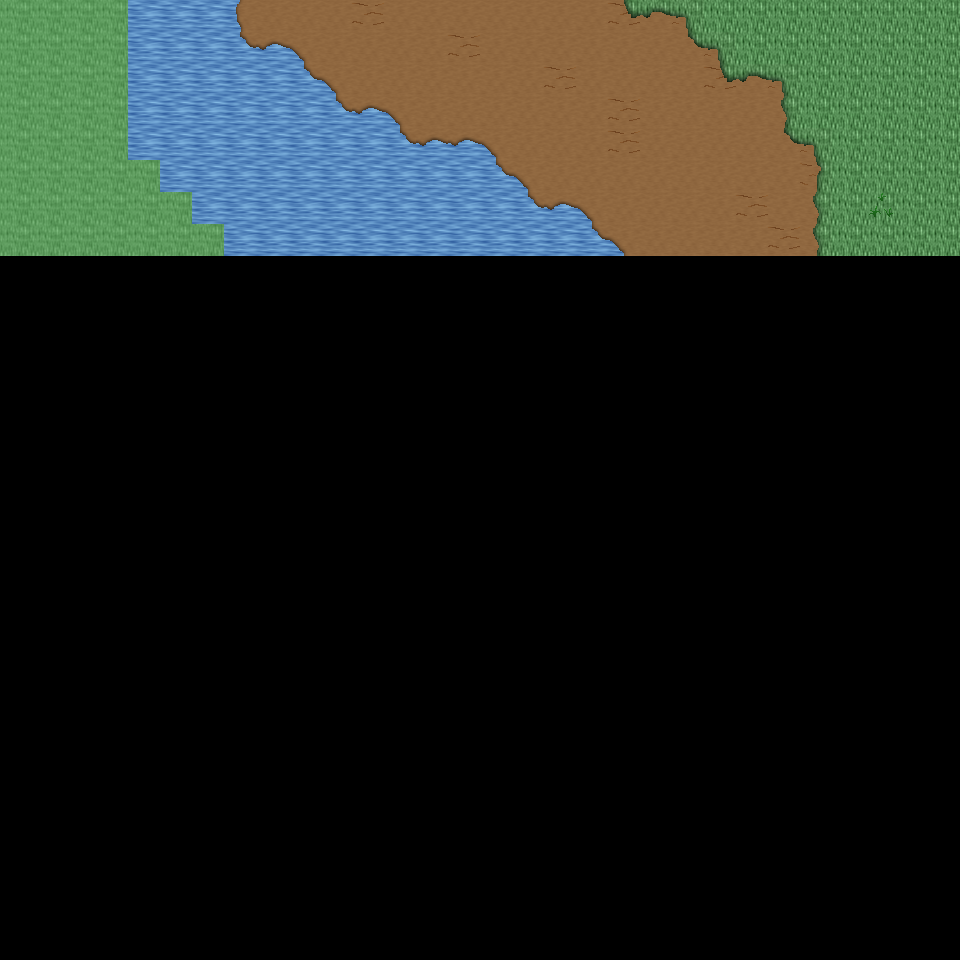

The image is a tile-based game level rendered from a .tmx file. Its description and source (layers, tilesets, objects; grid data summarised) follow:
An orthogonal 30x30 tile map with 32x32 px tiles, 6 tile layers (Ground, Object, Object2, Above, ...), 23 tilesets and 2 objects (2x mapExit).

<map version="1.0" orientation="orthogonal" renderorder="right-down" width="30" height="30" tilewidth="32" tileheight="32" nextobjectid="3">
  <tileset firstgid="1" name="tileset_ground_ground" tilewidth="32" tileheight="32" tilecount="33" columns="3">
    <image source="../drawable/tileset_ground_ground.png" width="96" height="352" />
  </tileset>
  <tileset firstgid="34" name="tileset_ground_water_pool" tilewidth="32" tileheight="32" tilecount="72" columns="3">
    <image source="../drawable/tileset_ground_water_pool.png" width="96" height="768" />
  </tileset>
  <tileset firstgid="106" name="tileset_ground_ridge_earth_dark" tilewidth="32" tileheight="32" tilecount="96" columns="12">
    <image source="../drawable/tileset_ground_ridge_earth_dark.png" width="384" height="256" />
  </tileset>
  <tileset firstgid="202" name="tileset_ground_ridge_earth_pale" tilewidth="32" tileheight="32" tilecount="96" columns="12">
    <image source="../drawable/tileset_ground_ridge_earth_pale.png" width="384" height="256" />
  </tileset>
  <tileset firstgid="298" name="tileset_ground_grass_edges" tilewidth="32" tileheight="32" tilecount="36" columns="12">
    <image source="../drawable/tileset_ground_grass_edges.png" width="384" height="96" />
  </tileset>
  <tileset firstgid="334" name="tileset_ground_grass_corners" tilewidth="32" tileheight="32" tilecount="24" columns="6">
    <image source="../drawable/tileset_ground_grass_corners.png" width="192" height="128" />
  </tileset>
  <tileset firstgid="358" name="tileset_ground_earth_edges" tilewidth="32" tileheight="32" tilecount="18" columns="6">
    <image source="../drawable/tileset_ground_earth_edges.png" width="192" height="96" />
  </tileset>
  <tileset firstgid="376" name="tileset_ground_rock_pebbles" tilewidth="32" tileheight="32" tilecount="3" columns="1">
    <image source="../drawable/tileset_ground_rock_pebbles.png" width="32" height="96" />
  </tileset>
  <tileset firstgid="379" name="tileset_ground_ladder_steps" tilewidth="32" tileheight="32" tilecount="6" columns="3">
    <image source="../drawable/tileset_ground_ladder_steps.png" width="96" height="64" />
  </tileset>
  <tileset firstgid="385" name="tileset_plant_grasses" tilewidth="32" tileheight="32" tilecount="6" columns="3">
    <image source="../drawable/tileset_plant_grasses.png" width="96" height="64" />
  </tileset>
  <tileset firstgid="391" name="tileset_plant_flower_daisy_red" tilewidth="32" tileheight="32" tilecount="8" columns="2">
    <image source="../drawable/tileset_plant_flower_daisy_red.png" width="64" height="128" />
  </tileset>
  <tileset firstgid="399" name="tileset_plant_flower_daisy_yellow" tilewidth="32" tileheight="32" tilecount="8" columns="2">
    <image source="../drawable/tileset_plant_flower_daisy_yellow.png" width="64" height="128" />
  </tileset>
  <tileset firstgid="407" name="tileset_plant_flower_daisy_blue" tilewidth="32" tileheight="32" tilecount="8" columns="2">
    <image source="../drawable/tileset_plant_flower_daisy_blue.png" width="64" height="128" />
  </tileset>
  <tileset firstgid="415" name="tileset_item_corpse_huge_animal" tilewidth="32" tileheight="32" tilecount="16" columns="2">
    <image source="../drawable/tileset_item_corpse_huge_animal.png" width="64" height="256" />
  </tileset>
  <tileset firstgid="431" name="tileset_item_pot_dark_barrel" tilewidth="32" tileheight="32" tilecount="2" columns="1">
    <image source="../drawable/tileset_item_pot_dark_barrel.png" width="32" height="64" />
  </tileset>
  <tileset firstgid="433" name="tileset_item_statue_green_stone" tilewidth="32" tileheight="32" tilecount="12" columns="4">
    <image source="../drawable/tileset_item_statue_green_stone.png" width="128" height="96" />
  </tileset>
  <tileset firstgid="445" name="tileset_logic_creature_orc" tilewidth="32" tileheight="32" tilecount="6" columns="6">
    <image source="../drawable/tileset_logic_creature_orc.png" width="192" height="32" />
  </tileset>
  <tileset firstgid="451" name="tileset_logic_creature_animal" tilewidth="32" tileheight="32" tilecount="32" columns="8">
    <image source="../drawable/tileset_logic_creature_animal.png" width="256" height="128" />
  </tileset>
  <tileset firstgid="483" name="tileset_logic_portal" tilewidth="32" tileheight="32" tilecount="24" columns="8">
    <image source="../drawable/tileset_logic_portal.png" width="256" height="96" />
  </tileset>
  <tileset firstgid="507" name="tileset_logic_collision" tilewidth="32" tileheight="32" tilecount="1" columns="1">
    <image source="../drawable/tileset_logic_collision.png" width="32" height="32" />
  </tileset>
  <tileset firstgid="508" name="tileset_plant_tree_spruce" tilewidth="32" tileheight="32" tilecount="6" columns="2">
    <image source="../drawable/tileset_plant_tree_spruce.png" width="64" height="96" />
  </tileset>
  <tileset firstgid="514" name="tileset_plant_tree_taller_trees" tilewidth="32" tileheight="32" tilecount="32" columns="8">
    <image source="../drawable/tileset_plant_tree_taller_trees.png" width="256" height="128" />
  </tileset>
  <tileset firstgid="546" name="tileset_plant_bush_bush_mult_colored" tilewidth="32" tileheight="32" tilecount="6" columns="3">
    <image source="../drawable/tileset_plant_bush_bush_mult_colored.png" width="96" height="64" />
  </tileset>
  <layer name="Ground" width="30" height="30">
    <data>[900 cells, 240 non-empty, 7 distinct tile ids]</data>
  </layer>
  <layer name="Object" width="30" height="30">
    <data>[900 cells, 41 non-empty, 11 distinct tile ids]</data>
  </layer>
  <layer name="Object2" width="30" height="30">
    <data>[900 cells, 1 non-empty, 1 distinct tile ids]</data>
  </layer>
  <layer name="Above" width="30" height="30">
    <data>[900 cells, 0 non-empty, 0 distinct tile ids]</data>
  </layer>
  <layer name="Above2" width="30" height="30">
    <data>[900 cells, 0 non-empty, 0 distinct tile ids]</data>
  </layer>
  <layer name="Walkable" width="30" height="30">
    <data>[900 cells, 38 non-empty, 1 distinct tile ids]</data>
  </layer>
  <objectgroup name="MapEvents">
    <object id="1" name="north" type="mapExit" x="128" y="0" width="832" height="32">
      <properties>
        <property name="map" value="level_0_x68_y79" />
        <property name="x" value="4" />
        <property name="y" value="28" />
      </properties>
    </object>
    <object id="2" name="east" type="mapExit" x="928" y="0" width="32" height="960">
      <properties>
        <property name="map" value="level_0_x69_y80" />
        <property name="x" value="1" />
        <property name="y" value="0" />
      </properties>
    </object>
  </objectgroup>
</map>
